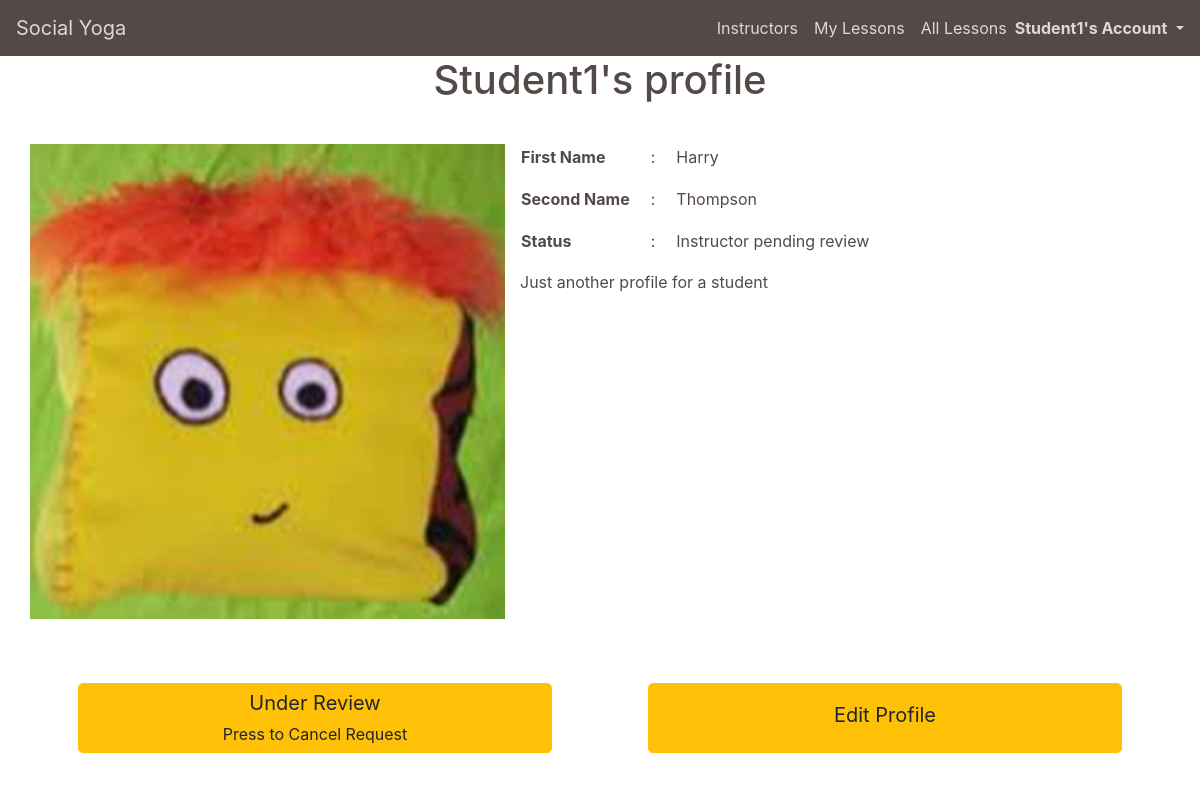
Page /profiles/ (signed in) on the earlier database version.
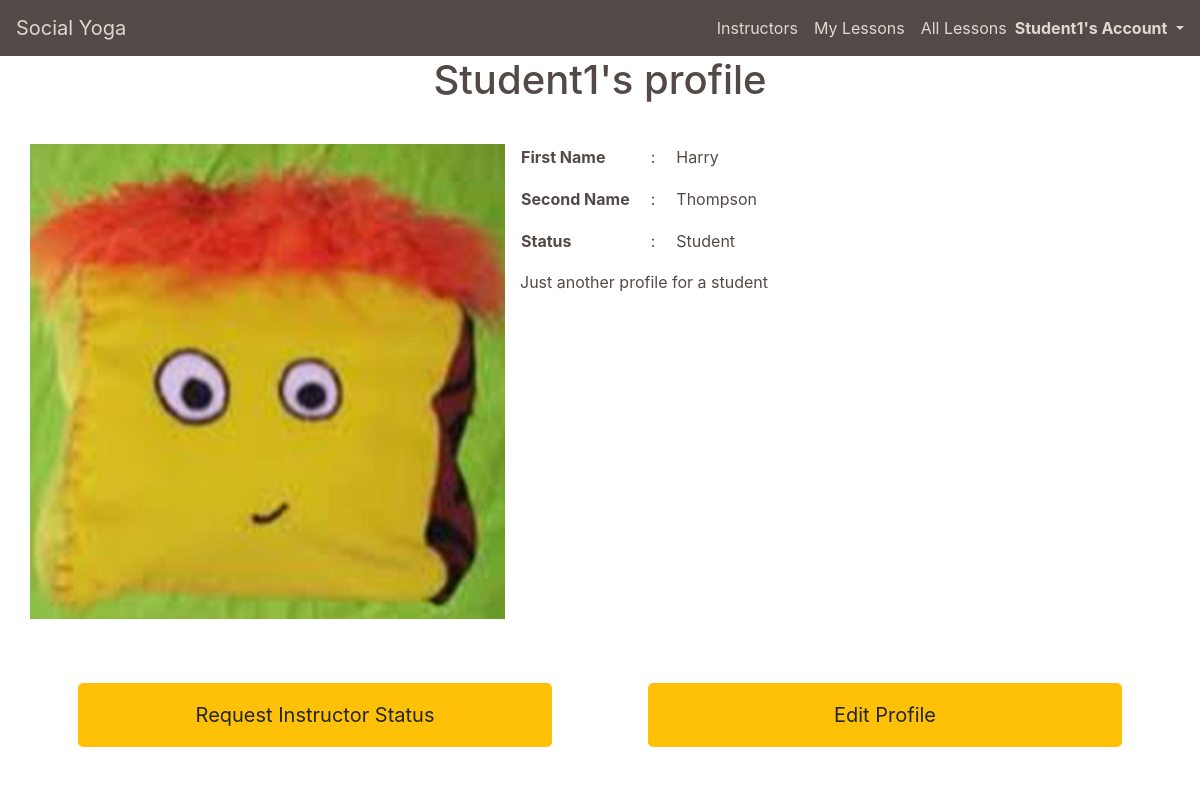
Same page on the later database version.
### profiles/views.py (the view)
# urls.py: path('', views.profile, name='profile'),
def profile(request, show_profile_error_toast=False):
    profile = get_object_or_404(UserProfile, user=request.user)
    profile_complete = profile.test_profile_is_complete()
    if 'error' in request.GET:
        messages.warning(request, 'You must complete your profile first!')
    template = 'profiles/profile.html'
    context = {
        'profile': profile,
        'profile_complete': profile_complete,
    }
    return render(request, template, context)

### profiles/models.py (called while the page is built)
    def __str__(self):
        return self.user.username

    def test_profile_is_complete(self):
        if self.first_name and self.last_name and self.profile_description and self.image:
            return True
        else:
            return False

### profiles/templates/profiles/profile.html (shortened to what the changed rows need)
{% extends "base.html" %}
{% load static %}
{% block page_header %}
    <div class="container header-container">
        <div class="row">
            <div class="col">
                <h1 class="text-center mb-3">{{ profile|title }}'s profile</h1>
            </div>
        </div>
    </div>
{% endblock %}
{% block content %}
    <div class="container page-contents mt-4">
        <div class="row profile-container">
            <div class="col-12 col-md-7 instructor-profile-description-container mt-3 mt-md-0">
                <div class="table-container d-flex justify-content-center justify-content-md-start">
                    <table class="profile-table">
                        <tr>
                            <td>
                                {% if profile.is_instructor == False and profile.requested_instructor_status %}
                                    <p>Instructor pending review</p>
                                {% endif %}
                                {% if profile.is_instructor == False and profile.requested_instructor_status == False %}
                                    <p>Student</p>
                                {% endif %}
                            </td>
                        </tr>
                    </table>
                </div>
            </div>
        </div>
        <div class="row mt-3">
            <div class="col-12 col-md-6 px-sm-0 d-flex justify-content-center justify-content-md-start">
                {% if profile.is_instructor == False and profile.requested_instructor_status %}
                    <a href="{% url 'request_instructor_status' 'unrequest'%}" class="index-main-button btn btn-lg btn-warning rounded-20 py-1 my-5 mx-5 btn-block"><p class="my-0">Under Review</p><p class="my-0"><small>Press to Cancel Request</small></p></a>
                {% endif %}
                {% if profile.is_instructor == False and profile.requested_instructor_status == False %}
                    {% if profile_complete %}
                        <a href="{% url 'request_instructor_status' 'request'%}" class="index-main-button btn btn-lg btn-warning rounded-20 py-3 my-5 mx-5 btn-block">Request Instructor Status</a>
                    {% else %}
                        <a href="{% url 'profile' %}?error=profile_error" class="index-main-button btn btn-lg btn-warning rounded-20 py-3 my-5 mx-5 btn-block">Request Instructor Status</a>
                    {% endif %}
                {% endif %}
            </div>
        </div>
    </div>
{% endblock %}

Differences in the rows shown:
changed UserProfile "Harry": requested_instructor_status True → False (drawn)
Other differences:
text no longer shown: "Instructor pending review Under Review Press to Cancel Request"
text now shown: "Student Request Instructor Status"
